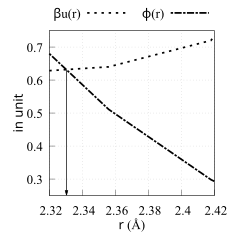

Recreate this plot in gnuplot.
# arrow x coordinate
axc = 2.33042
# arrow tail x coordinate
atyc = 0.631336
# arrow head x coordinate
ahyc = 0.251

set arrow 1 from axc, atyc to axc, ahyc head filled size screen 0.02,15 lw 2 lc rgb "black" front

lwca = 'LWCA.RES'

set terminal eps enhanced background rgb 'white' \
    size 2.39, 2.39                                    \
    font "Times New Roman,14pt"

set encoding iso_8859_1

set output 'sigma.eps'

#: range
xr_uf = 2.32
xr_ut = 2.42

yr_uf = 0.25
yr_ut = 0.75

set xr [xr_uf to xr_ut]
set yr [yr_uf to yr_ut]

#: tics
set xtics 0.0, 0.02 nomirror
set ytics 0.0, 0.1 nomirror

#: line styles

l_w = 5
set style line 11 dt (5,  10)                       lw l_w lc "black"
set style line 12 dt (5,  3, 15, 3) 		    lw l_w lc "black"

set xlabel "{/times-italic r} (\305)" offset 0, 0.5 font "Times New Roman,14"
set ylabel "{/times-italic in unit}" offset 2, 0 font "Times New Roman,14"

set grid
set size square

set key tmargin center offset 0, 0.05 horizontal maxrows 1 columns 2 \
           samplen 5 font "Times New Roman,14"

set margin 7.5, 3.7, 0.9, 0

pl lwca u 1:2 w l ls 11 title "{/Symbol b}u(r)", \
   ""   u 1:3 w l ls 12 title "{/Symbol f}(r)"
